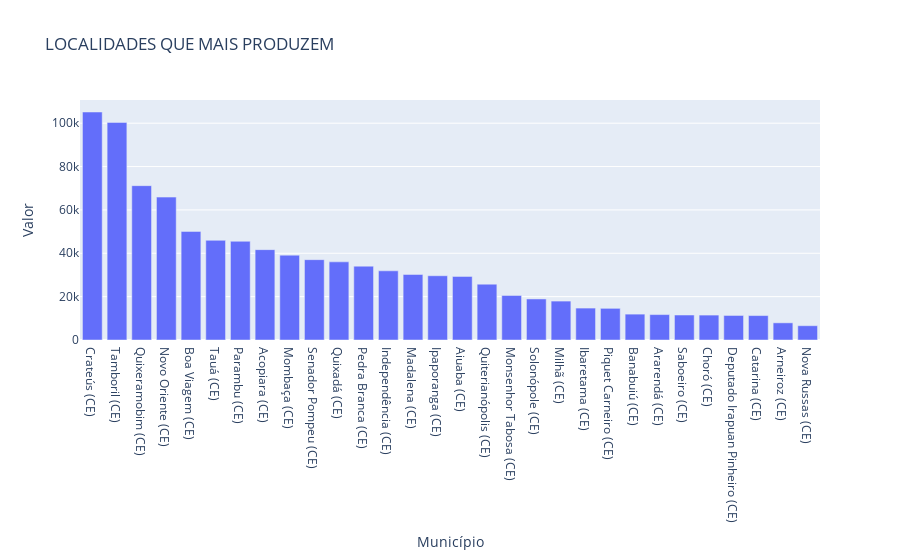

The notebook cell saved with this chart:
### Code cell
fig = px.bar(df_valor_total_por_municipio.sort_values("Valor", ascending=False), 
             y='Valor', 
             x='Município', 
             title="LOCALIDADES QUE MAIS PRODUZEM")
fig.show()

### Figure 1 — Plotly figure (JSON) as saved in the notebook; plotly's stock layout.template omitted (floating-point values rounded to 4 significant figures)
{"data": [{"alignmentgroup": "True", "hovertemplate": "Município=%{x}<br>Valor=%{y}<extra></extra>", "legendgroup": "", "marker": {"color": "#636efa", "pattern": {"shape": ""}}, "name": "", "offsetgroup": "", "orientation": "v", "showlegend": false, "textposition": "auto", "type": "bar", "x": ["Crateús (CE)", "Tamboril (CE)", "Quixeramobim (CE)", "Novo Oriente (CE)", "Boa Viagem (CE)", "Tauá (CE)", "Parambu (CE)", "Acopiara (CE)", "Mombaça (CE)", "Senador Pompeu (CE)", "Quixadá (CE)", "Pedra Branca (CE)", "Independência (CE)", "Madalena (CE)", "Ipaporanga (CE)", "Aiuaba (CE)", "Quiterianópolis (CE)", "Monsenhor Tabosa (CE)", "Solonópole (CE)", "Milhã (CE)", "Ibaretama (CE)", "Piquet Carneiro (CE)", "Banabuiú (CE)", "Ararendá (CE)", "Saboeiro (CE)", "Choró (CE)", "Deputado Irapuan Pinheiro (CE)", "Catarina (CE)", "Arneiroz (CE)", "Nova Russas (CE)"], "xaxis": "x", "y": [105168, 100378, 71190, 65916, 50083, 45981, 45529, 41686, 39144, 37057, 36050, 34055, 31912, 30230, 29641, 29337, 25759, 20534, 18932, 17948, 14724, 14605, 11933, 11727, 11524, 11489, 11320, 11267, 7922, 6592], "yaxis": "y"}], "layout": {"barmode": "relative", "legend": {"tracegroupgap": 0}, "title": {"text": "LOCALIDADES QUE MAIS PRODUZEM"}, "xaxis": {"anchor": "y", "domain": [0, 1], "title": {"text": "Município"}}, "yaxis": {"anchor": "x", "domain": [0, 1], "title": {"text": "Valor"}}}}
